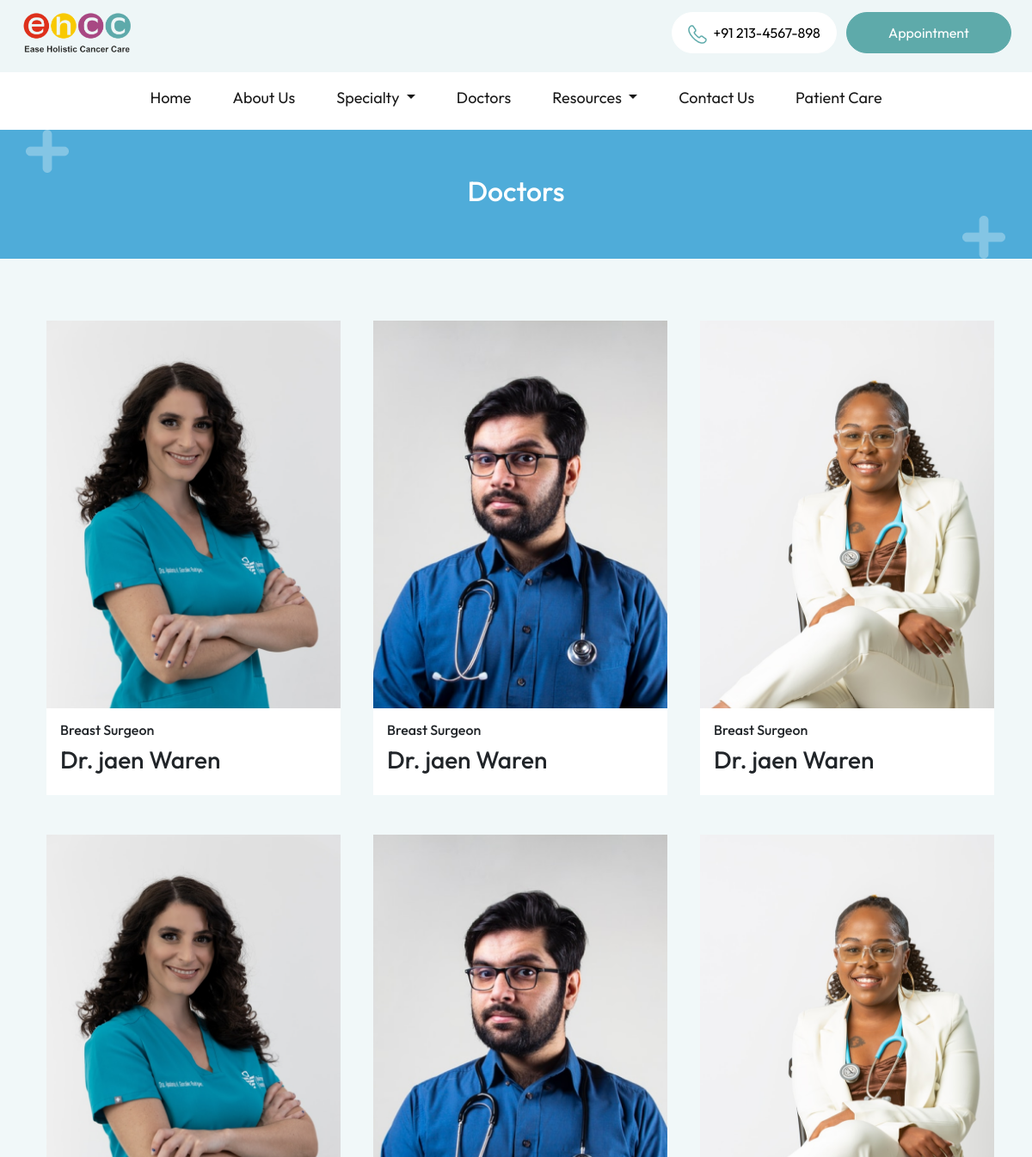
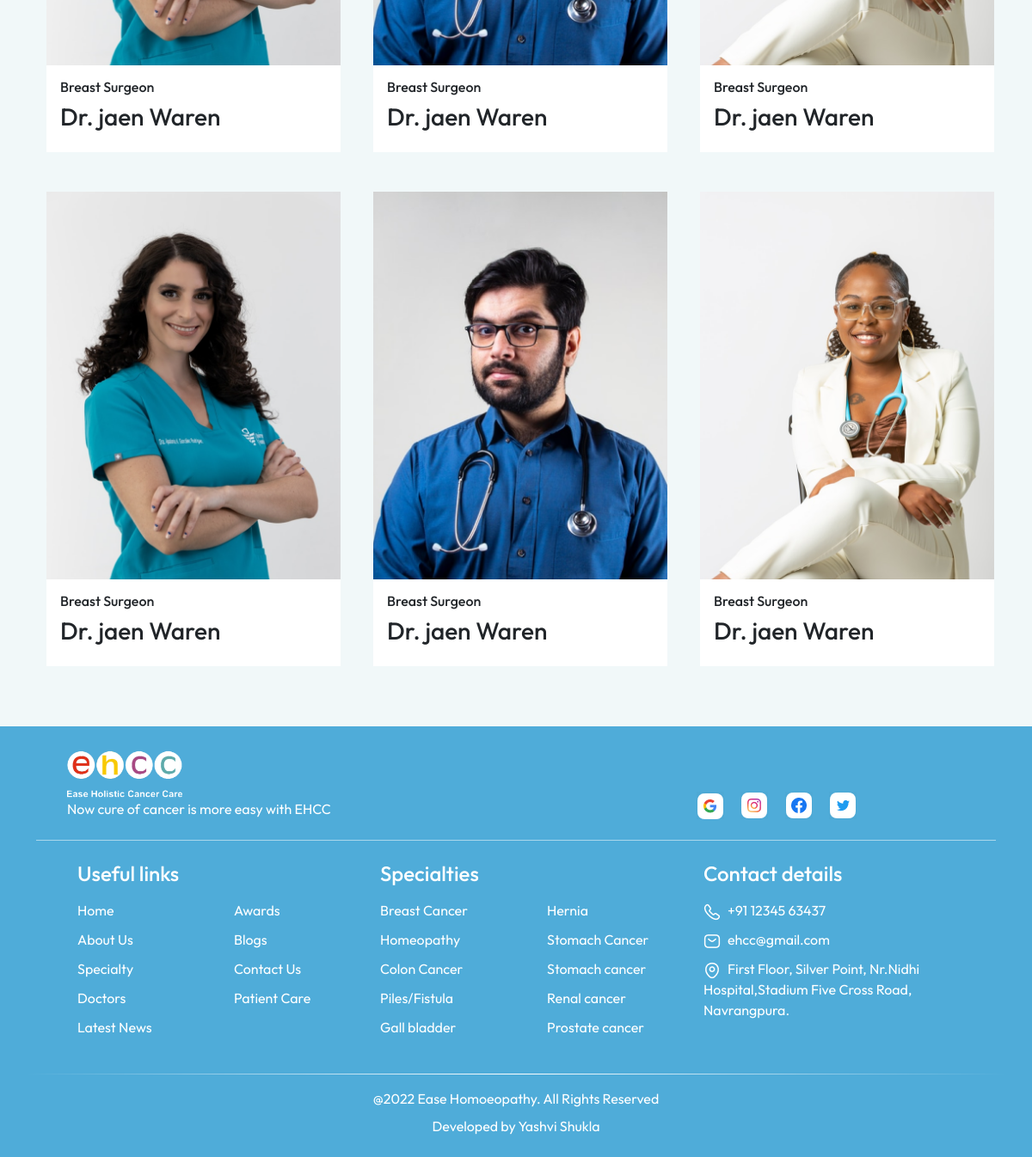
The app's page /doctors/ with its own data (2 pictures, top to bottom).
### tables this page shows
CREATE TABLE "doctors" (
	"id"	INTEGER,
	"name"	TEXT,
	"current_appointment"	TEXT,
	"profile_image"	TEXT
);

CREATE TABLE "social_links" (
	"social_name"	TEXT,
	"social_link"	TEXT
);

### flask_app.py (the view)
@app.route('/doctors/')
def doctors():
    database_connection = sqlite3.connect(database_location)
    database_cursor = database_connection.cursor()
    data = database_cursor.execute("SELECT * FROM doctors")
    data = data.fetchall()
    database_connection.commit()
    return render_template('doctors.html',social_links=social_links, data=data)

### templates/doctors.html (shortened to what this page needs)
<!DOCTYPE html>
<html lang="en">
<head>
  <link href="https://cdn.jsdelivr.net/npm/bootstrap@5.2.0/dist/css/bootstrap.min.css" rel="stylesheet"
 />
  <link rel="stylesheet" href="../static/stylesheets/common.css" />
  <link rel="stylesheet" href="../static/stylesheets/doctors.css" />
</head>
<body>
  {% include 'navbar.html' %}
  <header>
    <div class="container h-100">
      <div class="row h-100 align-items-center">
        <h2 class="text-center text-white">Doctors</h2>
      </div>
    </div>
  </header>
  <div class="doctor_carousel_container py-5">
    <div class="container">
      <div class="row">
        {% for doctor in data %}
        <div class="doctor_card col-lg-4 col-md-6 col-12 px-4 my-4" onclick="window.location.href='/doctorInfo/'">
          <img src="{{doctor[3]}}" alt="doctor-image" />
          <div class="p-3">
            <h6>{{doctor[2]}}</h6>
            <h3>{{doctor[1]}}</h3>
          </div>
        </div>
        {% endfor %}
      </div>
    </div>
  </div>
  {% include 'footer.html' %}
</body>
</html>

### templates/navbar.html (shortened to what this page needs)
<div id="top_navbar" class="py-2">
    <div class="container-fluid px-4">
        <div class="row align-items-center">
            <div class="col-lg-6 text-lg-start text-center mb-2">
                <a href="/" class="top_navbar_logo">
                    <img src="../static/images/logo/navbar_logo.png" alt="Hospital logo" height="60" />
                </a>
            </div>
            <div class="col-lg-6 text-lg-end text-center mb-2">
                <button class="button_cta_white me-2">
                    <img src="../static/images/logo/call_logo.png" alt="call logo" class="me-2" />+91 213-4567-898
                </button>
                <button class="button_cta_appointment"
                    onclick="window.location.href='/appointment'">Appointment</button>
            </div>
        </div>
    </div>
</div>
<nav class="navbar navbar-expand-lg">
    <div class="container-fluid">
        <div class="collapse navbar-collapse" id="navbarNav">
            <ul class="navbar-nav m-auto mb-2 mb-lg-md-0">
                <li class="nav-item mx-3">
                    <a class="nav-link active" aria-current="page" href="/">Home</a>
                </li>
                <li class="nav-item mx-3">
                    <a class="nav-link active" aria-current="page" href="/about/">About Us</a>
                </li>
                <li class="nav-item mx-3 dropdown">
                    <a class="nav-link dropdown-toggle active" href="/specialty/" role="button"
                        data-bs-toggle="dropdown" aria-expanded="false">
                        Specialty
                    </a>
                </li>
                <li class="nav-item mx-3">
                    <a class="nav-link active" aria-current="page" href="/doctors">Doctors</a>
                </li>
                <li class="nav-item mx-3 dropdown">
                    <a class="nav-link dropdown-toggle active" href="#" role="button" data-bs-toggle="dropdown"
                        aria-expanded="false">
                        Resources
                    </a>
                </li>
                <li class="nav-item mx-3">
                    <a class="nav-link active" aria-current="page" href="/contact/">Contact Us</a>
                </li>
                <li class="nav-item mx-3">
                    <a class="nav-link active" aria-current="page" href="/patientCare">Patient Care</a>
                </li>
            </ul>
        </div>
    </div>
</nav>

### templates/footer.html
<div class="footer">
    <div class="container">
        <div class="row align-items-end">
            <div class="col-md-8 px-md-5 mt-4 mb-3">
                <img src="../static/images/logo/footer_logo.png" alt="Hospital logo" height="60" />
                <p class="text-white mb-0">
                    Now cure of cancer is more easy with EHCC
                </p>
            </div>
            <div class="col-md-4 pt-4 mb-3">
                {% for social in social_links %}
                <a href="{{social[1]}}">
                    <img src="../static/images/logo/{{social[0]}}_icon.png" alt="{{social[0]}} logo"
                        class="img-fluid mx-2" />
                </a>
                {% endfor %}
            </div>
        </div>
        <div class="footer_line mt-2"></div>
        <div class="row text-white pt-4 ps-md-5 footer_links">
            <div class="col-md-4 col-sm-6 mb-4">
                <h4 class="mb-3">Useful links</h4>
                <div class="row">
                    <div class="col-lg-6 col-sm-12 col-6">
                        <a href="/">
                            <p>Home</p>
                        </a>
                        <a href="/about/">
                            <p>About Us</p>
                        </a>
                        <a href="/specialty/">
                            <p>Specialty</p>
                        </a>
                        <a href="/doctors/">
                            <p>Doctors</p>
                        </a>
                        <a href="/news/">
                            <p>Latest News</p>
                        </a>
                    </div>
                    <div class="col-lg-6 col-sm-12 col-6">
                        <a href="/awards/">
                            <p>Awards</p>
                        </a>
                        <a href="/blogs/">
                            <p>Blogs</p>
                        </a>
                        <a href="/contact/">
                            <p>Contact Us</p>
                        </a>
                        <a href="#">
                            <p>Patient Care</p>
                        </a>
                    </div>
                </div>
            </div>
            <div class="col-md-4 col-sm-6 mb-4 g-md-0">
                <h4 class="mb-3">Specialties</h4>
                <div class="row">
                    <div class="col-lg-6 col-sm-12 col-6">
                        <p>Breast Cancer</p>
                        <p>Homeopathy</p>
                        <p>Colon Cancer</p>
                        <p>Piles/Fistula</p>
                        <p>Gall bladder</p>
                    </div>
                    <div class="col-lg-6 col-sm-12 col-6">
                        <p>Hernia</p>
                        <p>Stomach Cancer</p>
                        <p>Stomach cancer</p>
                        <p>Renal cancer</p>
                        <p>Prostate cancer</p>
                    </div>
                </div>
            </div>
            <div class="col-md-4 col-sm-12">
                <h4 class="mb-3">Contact details</h4>
                <p>
                    <img src="../static/images/logo/footercall_icon.png" alt="call logo" /><span class="ps-2">+91 12345
                        63437</span>
                </p>
                <p>
                    <img src="../static/images/logo/mail_icon.png" alt="mail icon" /><span
                        class="ps-2">ehcc@gmail.com</span>
                </p>
                <p>
                    <img src="../static/images/logo/location_icon.png" alt="location icon" /><span class="ps-2">First
                        Floor,
                        Silver Point, Nr.Nidhi Hospital,Stadium Five Cross
                        Road, Navrangpura.</span>
                </p>
            </div>
        </div>
        <div class="row my-2">
            <div class="footer_line_2"></div>
        </div>
        <div class="row text-white">
            <div class="py-2 text-center">
                @2022 Ease Homoeopathy. All Rights Reserved
            </div>
            <div class="text-center">
                Developed by <a href="" class="footer_credit">Yashvi Shukla</a></br></br>
            </div>
        </div>
    </div>
</div>

### static/stylesheets/common.css (style rules this page uses)
html, body { overflow-x: hidden; }
* { margin: 0; padding: 0; box-sizing: border-box; font-family: "Outfit", sans-serif; }
:root { --nav-color: rgba(222, 237, 239, 0.5); --primary-color: #5eaaaa; --heading-color: #4facd9; --section-background-color: #cae6f4; --contact-background-color: #284f4f; }
a { color: unset; text-decoration: none; }
#top_navbar { background-color: var(--nav-color); }
.nav-item a { text-decoration: none; color: #b0b0b0; font-size: large; }
.button_cta_white { width: 12rem; height: 3rem; border: 1px solid white; background-color: white; border-radius: 50px; }
.button_cta_appointment { width: 12rem; height: 3rem; border: 1px solid var(--primary-color); background-color: var(--primary-color); border-radius: 50px; color: white; }
.footer { background-color: var(--heading-color); }
.footer_line { height: 1px; background-color: rgba(255, 255, 255, 0.521); }
.footer_line_2 { height: 1px; background: linear-gradient(to right, rgba(40, 79, 79, 0) 0%, white 50%, rgba(40, 79, 79, 0) 100%); }
.footer_credit { text-decoration: none; color: white; }
@media only screen and (max-width: 1200px) { .navbar { padding: 0.5rem 2rem; } }
.footer_links p { margin-bottom: 10px !important; cursor: pointer; }

### static/stylesheets/doctors.css (style rules this page uses)
header { background: url(../images/header_title.png) no-repeat; height: 150px; width: 100%; background-size: cover; background-position: center; }
.doctor_carousel_container { background-color: rgba(119, 185, 193, 0.1); }
.doctor_card { height: 550px; position: relative; cursor: pointer; }
.doctor_card img { width: 90%; height: 100%; object-fit: cover; object-position: top; position: absolute; }
.doctor_card div { position: absolute; bottom: -2px; background-color: white; width: 90%; transition: 0.3s; }

### records on screen
doctors: profile_image (picture), current_appointment "Breast Surgeon", name "Dr. jaen Waren"
doctors: profile_image (picture), current_appointment "Breast Surgeon", name "Dr. jaen Waren"
doctors: profile_image (picture), current_appointment "Breast Surgeon", name "Dr. jaen Waren"
doctors: profile_image (picture), current_appointment "Breast Surgeon", name "Dr. jaen Waren"
doctors: profile_image (picture), current_appointment "Breast Surgeon", name "Dr. jaen Waren"
doctors: profile_image (picture), current_appointment "Breast Surgeon", name "Dr. jaen Waren"
doctors: profile_image (picture), current_appointment "Breast Surgeon", name "Dr. jaen Waren"
doctors: profile_image (picture), current_appointment "Breast Surgeon", name "Dr. jaen Waren"
doctors: profile_image (picture), current_appointment "Breast Surgeon", name "Dr. jaen Waren"
social_links: social_name (picture)
social_links: social_name (picture)
social_links: social_name (picture)
social_links: social_name (picture)
